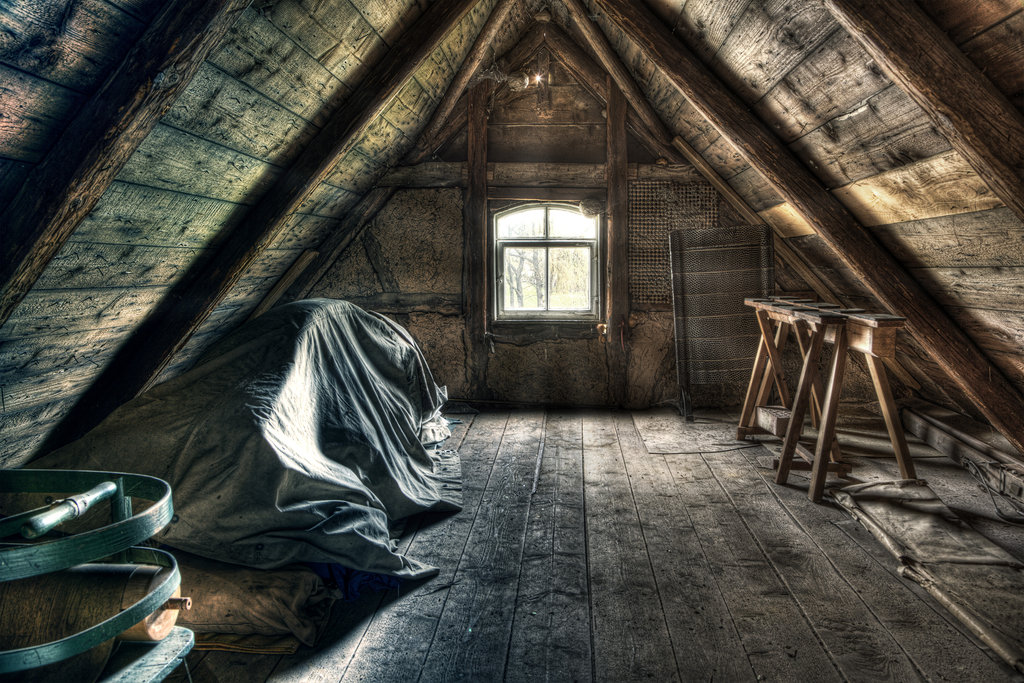
#> input picture imgs/attic.jpg, 1024 x 683 px, found by its file name
$ python PILMain.py   (Python 2 division)
#> lines starting #> are read from the running program, lines starting #| are printed output that depends on the picture
from PIL import Image
from pylab import *
image = Image.open('/Users/pedramsherafat/PycharmProjects/RealTimeObjectDetection/imgs/attic.jpg')
#> image is the input picture: PIL image 1024x683 RGB; mean R, G, B 72.7, 70.9, 62.8

im = image.convert('L')
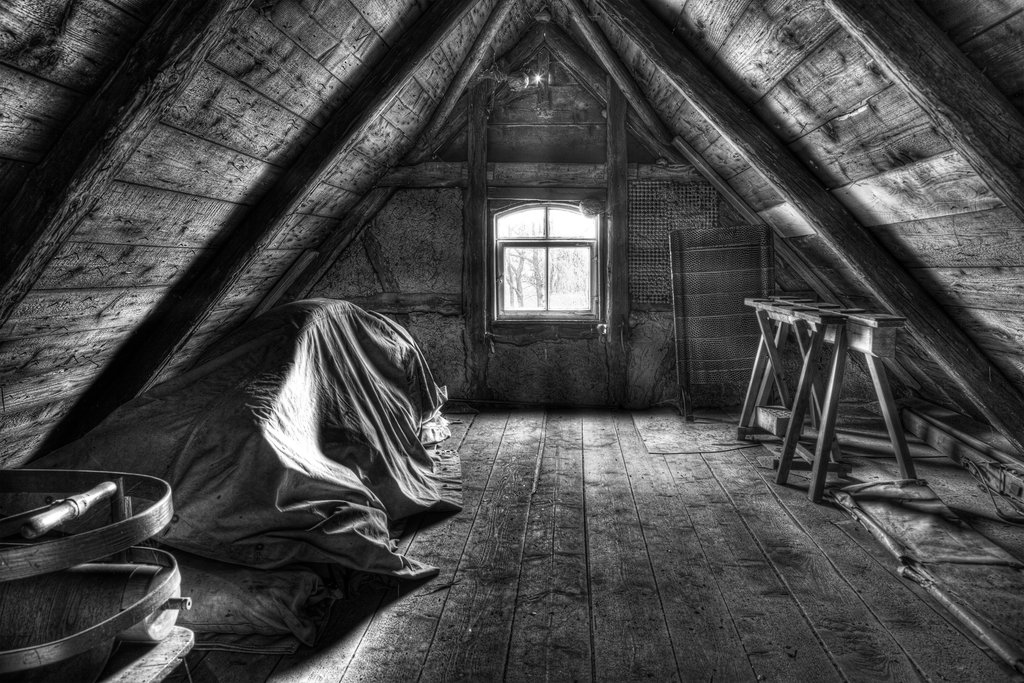
#> im: PIL image 1024x683 L; min 0, max 255, mean 70.5

gray()
contour(im, origin='image')

print len(array(im))
#| 683
print array(im)
#> (printed output is left out)
print array(image)
#> (printed output is left out)
#show()
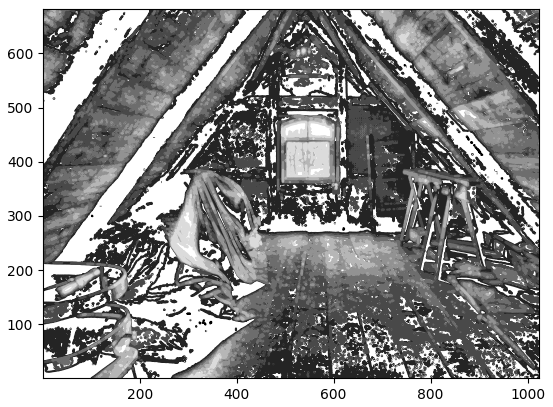
#> figure drawn by matplotlib, 1 panel

$ run again, with imgs/redPolyp.jpg copied over imgs/attic.jpg
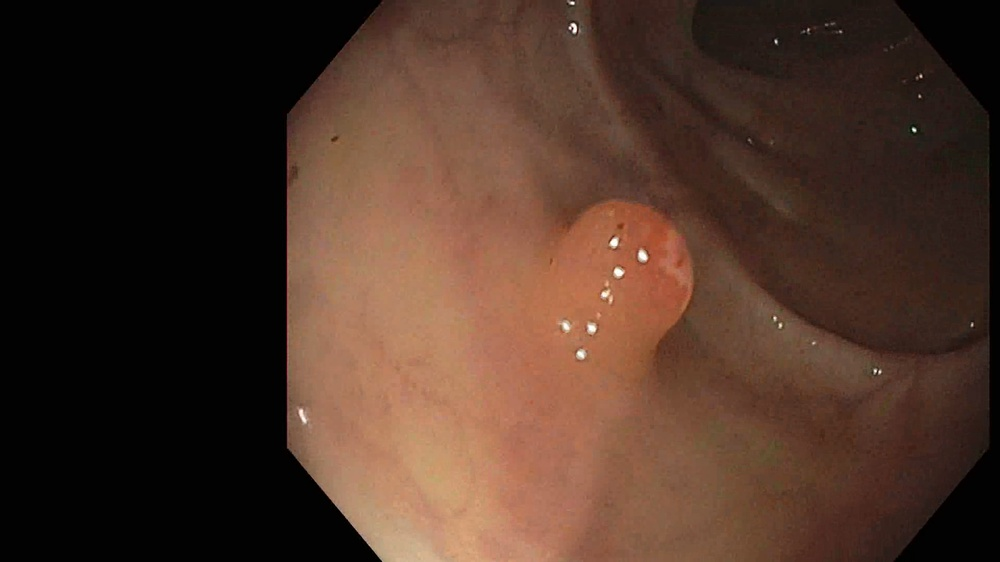
#> input picture imgs/redPolyp.jpg, 1000 x 562 px, shrunk from 1920 x 1080 before the run, found by its file name
#> image is the input picture: PIL image 1000x562 RGB; mean R, G, B 75.8, 51.5, 39.2
#> `im = image.convert('L')`:
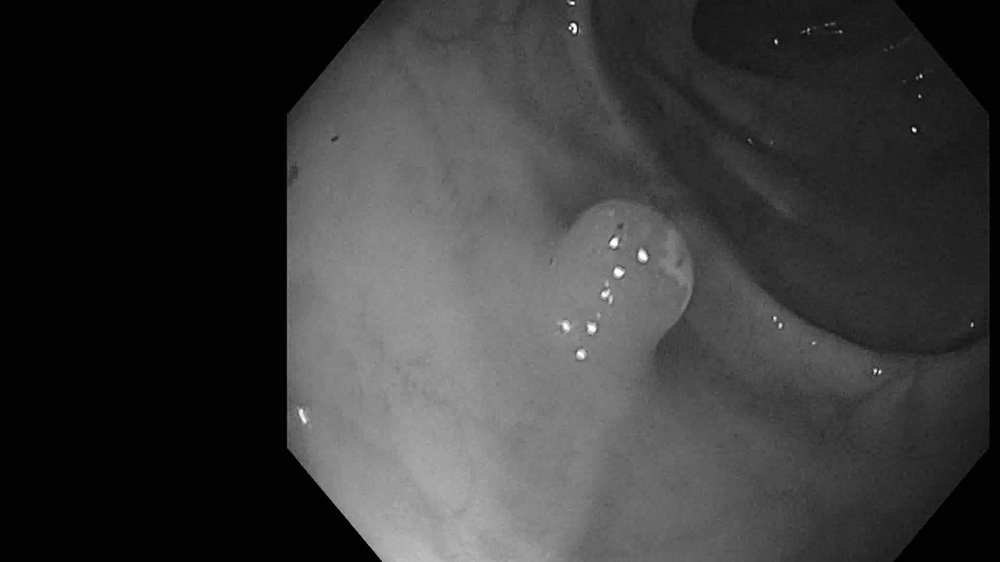
#> im: PIL image 1000x562 L; min 0, max 255, mean 57.3
#| 562
#> (printed output is left out)
#> (printed output is left out)
#> `#show()`:
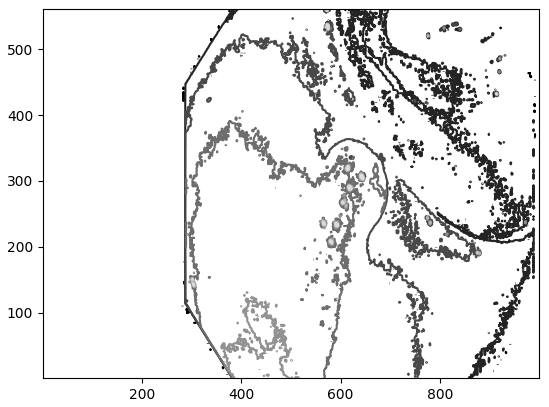
#> figure drawn by matplotlib, 1 panel
